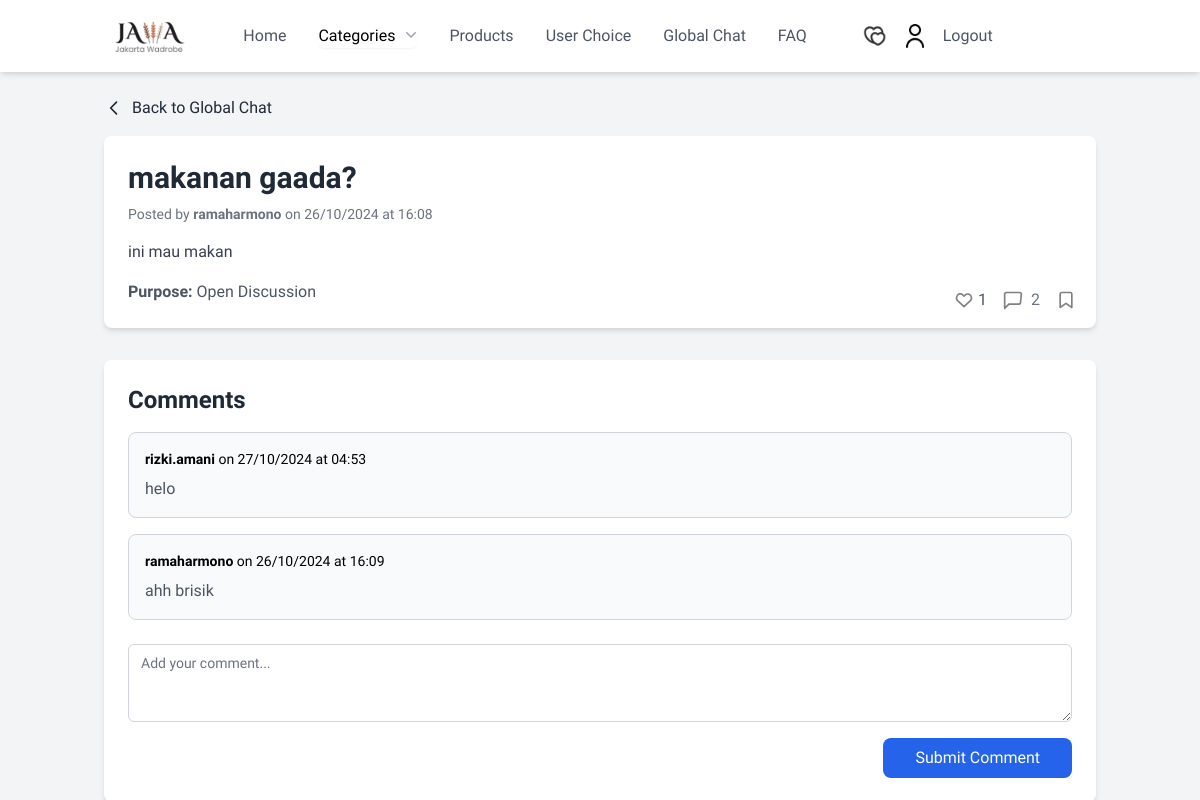
The page /globalChat/forum/11/ (signed in) on the database as committed earlier.
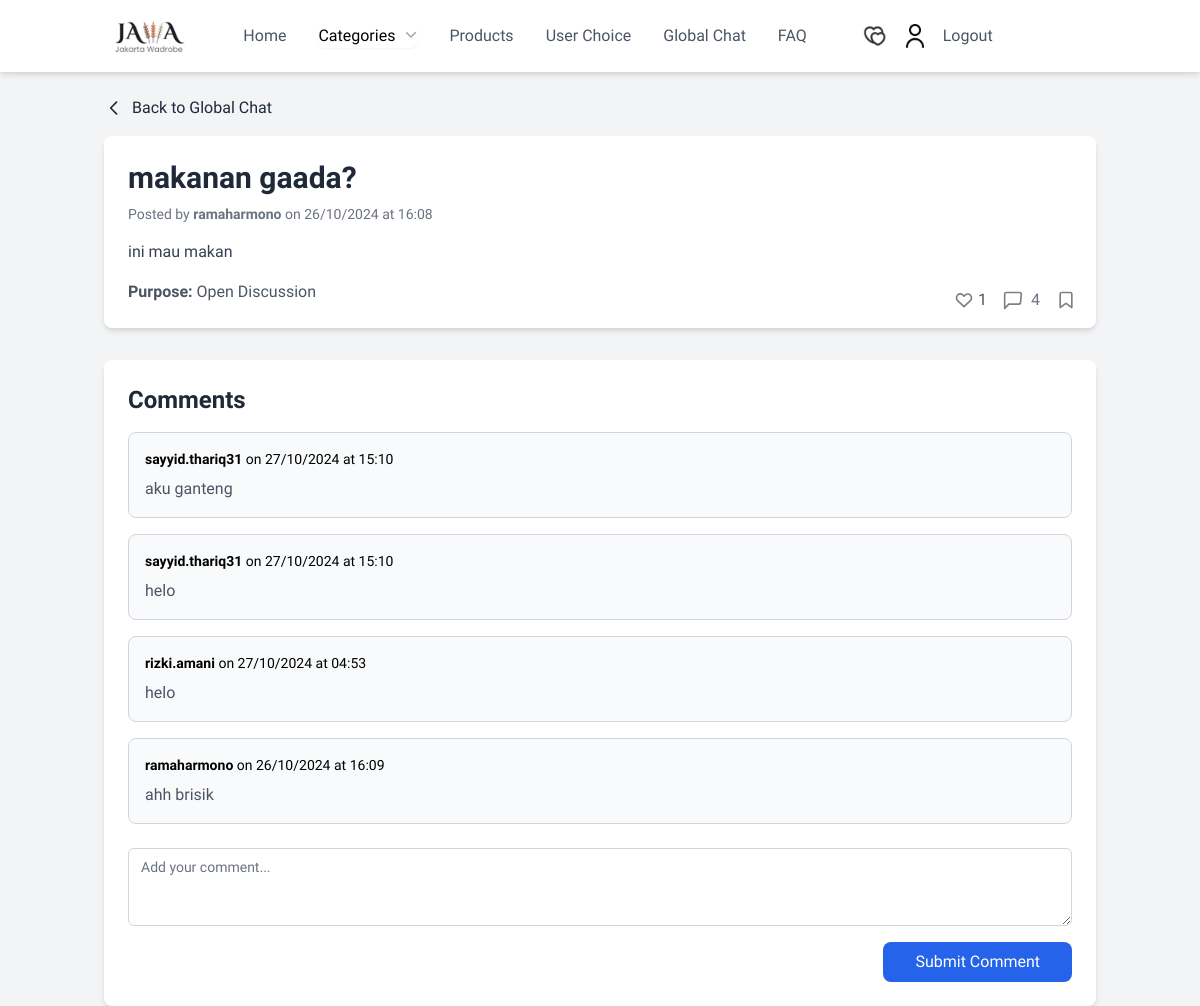
The same page on the database as committed later.
### globalChat/models.py (models this page shows, shortened)
class Forum(models.Model):
    TITLE_MAX_LENGTH = 75
    PURPOSE_CHOICES = [
        ('Asking', 'Asking'),
        ('Sharing', 'Sharing'),
        ('Open Discussion', 'Open Discussion'),
        ('Other', 'Other'),
    ]
    title = models.CharField(max_length=TITLE_MAX_LENGTH)
    description = models.TextField()
    purpose = models.CharField(max_length=20, choices=PURPOSE_CHOICES)
    user = models.ForeignKey(User, on_delete=models.CASCADE)  # Connects to the Django User
    posted_time = models.DateTimeField(default=timezone.now)
    likes = models.ManyToManyField(User, related_name='forum_likes', blank=True)
    bookmarks = models.ManyToManyField(User, related_name="bookmarked_forums", blank=True)

class Comment(models.Model):
    forum = models.ForeignKey(Forum, related_name='comments', on_delete=models.CASCADE)
    user = models.ForeignKey(User, on_delete=models.CASCADE, related_name='globalchat_comments')
    text = models.TextField()
    posted_time = models.DateTimeField(default=timezone.now)

### globalChat/views.py (the view)
# urls.py: path('forum/<int:forum_id>/', views.detail_chat, name='detail_chat'),  # Routing untuk detail chat
@login_required(login_url="main:login")
def detail_chat(request, forum_id):
    forum = get_object_or_404(Forum, id=forum_id)
    comments = Comment.objects.filter(forum=forum).order_by('-posted_time')
    if request.method == 'POST':
        form = CommentForm(request.POST)
        if form.is_valid():
            comment = form.save(commit=False)
            comment.forum = forum
            comment.user = request.user  # Menyimpan user yang berkomentar
            comment.save()
            return redirect('globalChat:detail_chat', forum_id=forum.id)
    else:
        form = CommentForm()
    context = {
        'forum': forum,
        'comments': comments,
        'form': form,
    }
    return render(request, 'detail_chat.html', context)

### globalChat/forms.py
class CommentForm(forms.ModelForm):
    class Meta:
        model = Comment
        fields = ['text']
        widgets = {
            'text': forms.Textarea(attrs={
                'class': 'appearance-none rounded-none relative block w-full px-3 py-2 border border-gray-300 placeholder-gray-500 text-gray-900 rounded-md focus:outline-none focus:ring-blue-500 focus:border-blue-500 sm:text-sm',
                'placeholder': 'Add your comment...',
                'rows': 3,  # mengatur tinggi menjadi lebih kecil
                'cols': 50,  # opsional, untuk mengatur lebar
            }),
        }

### globalChat/templates/detail_chat.html (shortened to what this page needs)
<!DOCTYPE html>
<html lang="en">
<head>
    <link href="https://cdn.jsdelivr.net/npm/tailwindcss@2.2.19/dist/tailwind.min.css" rel="stylesheet">
</head>
<body class="bg-gray-100" style="font-family: 'Urbanist', sans-serif;">
    <div class="fixed top-0 left-0 right-0 z-50 bg-white shadow-md">
        {% include "navbar.html" %}
    </div>
    <div class="container mx-auto mt-24 px-4">
        <a href="{% url 'globalChat:global_chat' %}" class="flex items-center text-gray-800 hover:text-gray-300 mb-4">
            <svg xmlns="http://www.w3.org/2000/svg" class="h-5 w-5 mr-2" fill="none" viewBox="0 0 24 24" stroke="currentColor">
                <path stroke-linecap="round" stroke-linejoin="round" stroke-width="2" d="M15 19l-7-7 7-7" />
            </svg>
            Back to Global Chat
        </a>
        <div class="relative bg-white shadow-md rounded-lg p-6">
            <div class="flex justify-between items-start">
                <div>
                    <h1 class="text-3xl font-bold text-gray-800">{{ forum.title }}</h1>
                    <p class="mt-2 text-sm text-gray-500">Posted by <strong>{{ forum.user }}</strong> on {{ forum.posted_time|date:"d/m/Y"}} at {{ forum.posted_time|time:"H:i" }}</p>
                    <p class="mt-4 text-gray-700">{{ forum.description }}</p>
                    <p class="mt-4 text-gray-600"><strong>Purpose:</strong> {{ forum.purpose }}</p>
                </div>
            </div>
            <div class="absolute bottom-4 right-4 flex space-x-4 text-gray-600">
            <a href="javascript:void(0);"
            onclick="toggleLike({{ forum.id }})"
            id="like-button"
            class="flex items-center {% if request.user in forum.likes.all %}text-red-600{% else %}text-gray-600{% endif %} hover:text-red-600">
             <svg xmlns="http://www.w3.org/2000/svg" class="h-5 w-5 mr-1"
                 fill="{% if request.user in forum.likes.all %}red{% else %}none{% endif %}"
                 viewBox="0 0 24 24"
                 stroke="{% if request.user in forum.likes.all %}red{% else %}gray{% endif %}">
                 <path stroke-linecap="round" stroke-linejoin="round" stroke-width="2"
                     d="M4.318 6.318a4.5 4.5 0 000 6.364L12 20l7.682-7.318a4.5 4.5 0 10-6.364-6.364L12 7.293l-1.318-1.318a4.5 4.5 0 00-6.364 0z" />
             </svg>
             <span id="like-count">{{ forum.likes.count }}</span>
         </a>
            <a href="#" class="flex items-center text-gray-500 hover:text-gray-500">
                <svg xmlns="http://www.w3.org/2000/svg" class="h-5 w-5 mr-1" viewBox="0 0 24 24" fill="none" stroke="#808080" stroke-width="2" stroke-linecap="round" stroke-linejoin="round">
                    <path d="M21 15a2 2 0 01-2 2H7l-5 5V5a2 2 0 012-2h16a2 2 0 012 2z"></path>
                </svg>
                <span class="ml-1">{{ comments.count }}</span>
            </a>
            <a href="javascript:void(0);"
            onclick="toggleBookmark({{ forum.id }})"
            id="bookmark-button"
            class="flex items-center {% if request.user in forum.bookmarks.all %}text-blue-600{% else %}text-gray-600{% endif %} hover:text-blue-600">
                <svg xmlns="http://www.w3.org/2000/svg" class="h-5 w-5 mr-1"
                    fill="{% if request.user in forum.bookmarks.all %}blue{% else %}none{% endif %}"
                    viewBox="0 0 24 24"
                    stroke="{% if request.user in forum.bookmarks.all %}blue{% else %}gray{% endif %}">
                    <path stroke-linecap="round" stroke-linejoin="round" stroke-width="2"
                        d="M5 5v16l7-5 7 5V5a2 2 0 00-2-2H7a2 2 0 00-2 2z" />
                </svg>
            </a>
            </div>
        </div>
        <div class="mt-8 bg-white shadow-md rounded-lg p-6">
            <h2 class="text-2xl font-semibold text-gray-800">Comments</h2>
            <div class="mt-4 space-y-4">
                {% if comments %}
                    {% for comment in comments %}
                    <div class="bg-gray-50 p-4 rounded-lg border border-gray-300 relative">
                        <p class="text-sm text-black">
                            <strong>{{ comment.user }}</strong> on {{ comment.posted_time|date:"d/m/Y" }} at {{ comment.posted_time|time:"H:i" }}
                        </p>
                        <p class="text-gray-600 mt-2" style="word-break: break-word; white-space: normal;">{{ comment.text }}</p>
                    </div>
                    {% endfor %}
                {% else %}
                    <p class="text-gray-600">No comments yet. Be the first to leave a comment!</p>
                {% endif %}
            </div>
            <form action="{% url 'globalChat:detail_chat' forum.id %}" method="POST" class="mt-6">
                {{ form.text }}
                <div class="flex justify-end">
                    <button type="submit" class="bg-blue-600 text-white px-8 py-2 mt-4 rounded-lg hover:bg-blue-500">
                        Submit Comment
                    </button>
                </div>
            </form>
        </div>
</body>
</html>

### templates/navbar.html (shortened to what this page needs)
{% load static %}
<div class="bg-white shadow-md fixed z-10 w-full">
    <div class="container mx-10 flex justify-center items-center space-x-14 py-4">
      <a class="font-bold text-gray-800 transition-transform duration-300 transform hover:scale-105">
        <img src="{% static 'images/logo2.png' %}" alt="logo" class="h-10">
      </a>
      <div class="hidden md:flex space-x-8">
        <a href = "{% url 'main:show_main' %}" class="text-gray-600 hover:text-gray-600 transform hover:scale-105">Home</a>
        <div class="relative inline-block text-left">
          <div>
            <button type="button" class="inline-flex justify-center gap-x-1.5 rounded-md bg-white shadow-sm hover:bg-gray-50" id="categories-button" aria-expanded="true" aria-haspopup="true">
              Categories
              <svg class="-mr-1 h-5 w-5 text-gray-400" viewBox="0 0 20 20" fill="currentColor" aria-hidden="true">
                <path fill-rule="evenodd" d="M5.22 8.22a.75.75 0 0 1 1.06 0L10 11.94l3.72-3.72a.75.75 0 1 1 1.06 1.06l-4.25 4.25a.75.75 0 0 1-1.06 0L5.22 9.28a.75.75 0 0 1 0-1.06Z" clip-rule="evenodd" />
              </svg>
            </button>
          </div>
        </div>
        <a href="{% url 'products:show_products_by_price' %}" class="text-gray-600 hover:text-gray-600 transform hover:scale-105">Products</a>
        <a href="{% url 'user_choices:show_user_choices' %}" class="text-gray-600 hover:text-gray-600 transform hover:scale-105">User Choice</a>
        <a href="{% url 'globalChat:global_chat' %}" class="text-gray-600 hover:text-gray-600 transform hover:scale-105">Global Chat</a>
        <a href="/#faq-section" class="text-gray-600 hover:text-gray-600 transform hover:scale-105">FAQ</a>
      </div>
      <div class="hidden md:flex space-x-4 items-center">
        <a href="{% url 'user_choices:show_user_choices' %}" class="text-gray-600 hover:text-gray-600 transform hover:scale-105"><img src="{% static 'images/grey.png' %}" alt="cart" class="h-6 w-6"></a>
        {% if user.is_authenticated %}
          <a href="{% url 'users:profile' %}"><img src="{% static 'images/user.png' %}" alt="user" class="h-6 w-6"></a>
          <a href="{% url 'main:logout' %}" class="text-gray-600 hover:text-gray-600 transform hover:scale-105">Logout</a>
        {% else %}
          <a href="{% url 'main:login' %}" class="text-gray-600 hover:text-gray-600 transform hover:scale-105">Login</a>
        {% endif %}
      </div>
    </div>
  </div>

Rows that differ between the two databases and show on the page:
added Comment: user "sayyid.thariq31", posted_time "27/10/2024", posted_time "15:10", text "aku ganteng"
added Comment: user "sayyid.thariq31", posted_time "27/10/2024", posted_time "15:10", text "helo"
Other text that changed with them:
{{ comments.count }}: "2" → "4"
